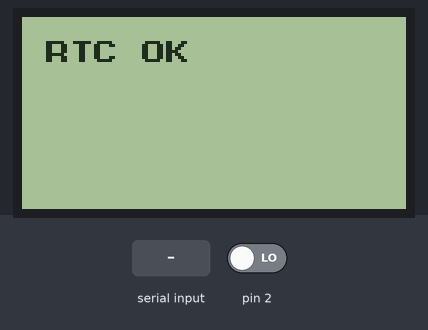
The sketch below on a simulated Arduino Uno, built with avr-gcc and run on an emulated ATmega328P. Parts: 128×64 one-colour display. The inputs (shaded band) are chosen by the test bench; at power-on: pin 2 LOW. The local clock reads 2024-03-15 10:24:30 at power-on unless the sketch sets it; storage starts empty; what the sketch prints to the serial monitor is not drawn.

Above: at 0.8 s.
At 5.0 s:
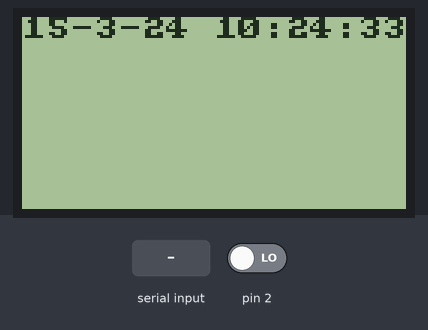
5.1 s: pin 2 driven HIGH
6.6 s: "x90\n" received over Serial
8.1 s: "x,45\n" received over Serial
9.6 s: "x" received over Serial
11.1 s: pin 2 driven LOW
At 11.7 s:
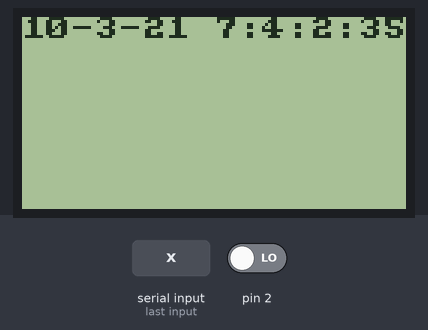
Timing chart, 0 to 13.6 s (numbered marks = the images above; inputs shaded):
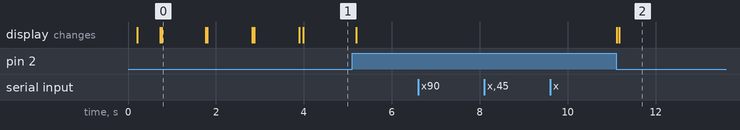

Measured:
- after the input at 6.6 s, every drawn part: stays the same
- after the input at 8.1 s, every drawn part: stays the same
- after the input at 9.6 s, every drawn part: stays the same
- after the input at 11.1 s, the display: first changes at once (image 2 shows a later state)
- what the display in image 0 shows lasts 1.0 s, from 0.8 s to 1.8 s

The sketch:

Final_v3.ino
```cpp
#include <Wire.h>
#include "DS3231.h"
#include <Arduino.h>
#include <U8x8lib.h>
#include <SPI.h>
#include "mcp_can.h"
#include <SD.h>

const int SPI_CS_PIN_CAN = 4;
const int SPI_CS_PIN_SD = 5;

DS3231 Clock;
U8X8_KS0108_128X64 u8x8(27,29,31,33,35,37,39,41,/*enable=*/ 25, /*dc=*/ 23, /*cs0=*/ 43, /*cs1=*/ 45, /*cs2=*/ U8X8_PIN_NONE, /* reset=*/  U8X8_PIN_NONE);  // Set R/W to low!
MCP_CAN CAN(SPI_CS_PIN_CAN);


#define CAN_ID_PID          0x7DF

// Variables for CAN
unsigned char PID_INPUT,getPid    = 0;

int i,flag=1;
unsigned char len = 0,buf[8];

// Variables for real time clock
bool h12=true,PM=true,Century=true;
byte Year,Month,Date,Hour,Minute,Second;

void GetDateStuff() {
  // Call this if you notice something coming in on
  // the serial port. The stuff coming in should be in
  // the order YYMMDDHHMMSS, with an 'x' at the end.
  boolean GotString = false;
  char InChar;
  byte Temp1, Temp2;
  char InString[20];

  byte j=0;
  while (!GotString) {
    if (Serial.available()) {
      InChar = Serial.read();
      InString[j] = InChar;
      j += 1;
      if (InChar == 'x') {
        GotString = true;
      }
    }
  }
  if(InChar == 'x')
  {
    Serial.println(InString);
    // Read Year first
    Temp1 = (byte)InString[0] -48;
    Temp2 = (byte)InString[1] -48;
    Year = Temp1*10 + Temp2;
    // now month
    Temp1 = (byte)InString[2] -48;
    Temp2 = (byte)InString[3] -48;
    Month = Temp1*10 + Temp2;
    // now date
    Temp1 = (byte)InString[4] -48;
    Temp2 = (byte)InString[5] -48;
    Date = Temp1*10 + Temp2;
    // now Hour
    Temp1 = (byte)InString[6] -48;
    Temp2 = (byte)InString[7] -48;
    Hour = Temp1*10 + Temp2;
    // now Minute
    Temp1 = (byte)InString[8] -48;
    Temp2 = (byte)InString[9] -48;
    Minute = Temp1*10 + Temp2;
    // now Second
    Temp1 = (byte)InString[10] -48;
    Temp2 = (byte)InString[11] -48;
    Second = Temp1*10 + Temp2;
  }
}

void setup(void)
{
  Serial.begin(9600);
  Wire.begin();
  // boot sequence
  u8x8.begin();
  u8x8.clear();
  u8x8.setFont(u8x8_font_saikyosansbold8_u);
  u8x8.setCursor(0,1);
  u8x8.print("  DRU ELECTRIC ");
  u8x8.setCursor(0,2);
  u8x8.print("  WELCOMES YOU ");
  delay(500);
  u8x8.clear();
  u8x8.setCursor(0,1);
  for( i = 1; i < 4; i++ )
  {
    switch (i)
    {
      case 1:
        Clock.enable32kHz(true);
        Clock.enableOscillator(true, false, 0);
        u8x8.setCursor(1,1);
        u8x8.print("RTC OK");
        break;
      case 2:
        while (CAN_OK != CAN.begin(CAN_500KBPS))    // init can bus : baudrate = 500k
        {
        Serial.println("CAN BUS Shield init fail");
        Serial.println(" Init CAN BUS Shield again");
        delay(100);
        }
        Serial.println("CAN BUS Shield init ok!");
        u8x8.setCursor(1,1);
        u8x8.print("CAN OK");
        break;
      case 3:
        Serial.print("/n Initializing SD card...");
        if (!SD.begin(SPI_CS_PIN_SD))
        {
            Serial.println("Card failed, or not present");
            return;
        }
        Serial.println("card initialized.");
        u8x8.setCursor(1,1);
        u8x8.print("SD CARD OK");
        break;
      default:
        u8x8.setCursor(1,1);
        u8x8.print("Error");
    }
    delay(1000);
  }
  attachInterrupt(digitalPinToInterrupt(2), UPDATE, CHANGE);
  u8x8.clear();
  u8x8.setFont(u8x8_font_amstrad_cpc_extended_f);
}

void loop()
{
  if(flag==1)
  {
      u8x8.setCursor(0,0);
      u8x8.print(Clock.getDate(), DEC);
      u8x8.print("-");
      u8x8.print(Clock.getMonth(Century), DEC);
      u8x8.print("-");

      u8x8.print(Clock.getYear(), DEC);
      u8x8.print(" ");
      u8x8.print(Clock.getHour(h12,PM), DEC); //24-hr
      u8x8.print(":");
      u8x8.print(Clock.getMinute(), DEC);
      u8x8.print(":");
      u8x8.println(Clock.getSecond(), DEC);
      flag=0;
   }
   if(CAN_MSGAVAIL == CAN.checkReceive())                   // check if get data
    {
        String dataString_id = "";
        CAN.readMsgBuf(&len, buf);    // read data,  len: data length, buf: data buf
        u8x8.clear();
        File dataFile = SD.open("datalog2.txt", FILE_WRITE);
        //Serial.println("\r\n------------------------------------------------------------------");
        //Serial.print("Get Data From id: ");
        u8x8.setCursor(1,1);
        u8x8.print("ID : ");
        //Serial.println(CAN.getCanId(), HEX);
        u8x8.print(CAN.getCanId(), DEC);
        //dataString_id = (CAN.getCanId(), HEX);
        //Serial.print("0x");
        Serial.println(buf[1]*256+buf[0],DEC);
        u8x8.setCursor(1,2);
        u8x8.print("Data : ");
        u8x8.print(buf[2], DEC);
        //Serial.print("\t");
        if (dataFile) {
          //DATE
        dataFile.println();
        dataFile.print("|   DATE :");
        dataFile.print(Clock.getDate(), DEC);
        dataFile.print("-");
        dataFile.print(Clock.getMonth(Century), DEC);
        dataFile.print("-");
        dataFile.print(Clock.getYear(), DEC);
          //TIME
        dataFile.print("|   TIME :");
        dataFile.print(Clock.getHour(h12,PM), DEC);
        dataFile.print(":");
        dataFile.print(Clock.getMinute(), DEC);
        dataFile.print(":");
        dataFile.print(Clock.getSecond(), DEC);
        if ((Clock.getSecond()) < 10)
          {
            dataFile.print(" ");
          }
          //SENDER ID
        dataFile.print("|   SENDER-ID :");
        dataFile.print(dataString_id);
          //Message

        for(int i = 0; i<len; i++)    // print the data
        {
            dataFile.print("|   MBYTE");
            dataFile.print(i+1);
            dataFile.print(" :");
            dataFile.print("0x");
            dataFile.print(buf[i], HEX);
            if((buf[i])<10)
            {
              dataFile.print(" ");
            }
        }
        dataFile.close();
                    }
        else {
           Serial.println("error opening datalog.txt");
          }
        Serial.println();
    }
    if (Serial.available())
    {
      GetDateStuff();
      Clock.setClockMode(false);  // set to 24h
      Clock.setYear(Year);
      Clock.setMonth(Month);
      Clock.setDate(Date);
      Clock.setHour(Hour);
      Clock.setMinute(Minute);
      Clock.setSecond(Second);
      delay(500);
    }

}
void UPDATE()
{
  flag=1;
}
```
